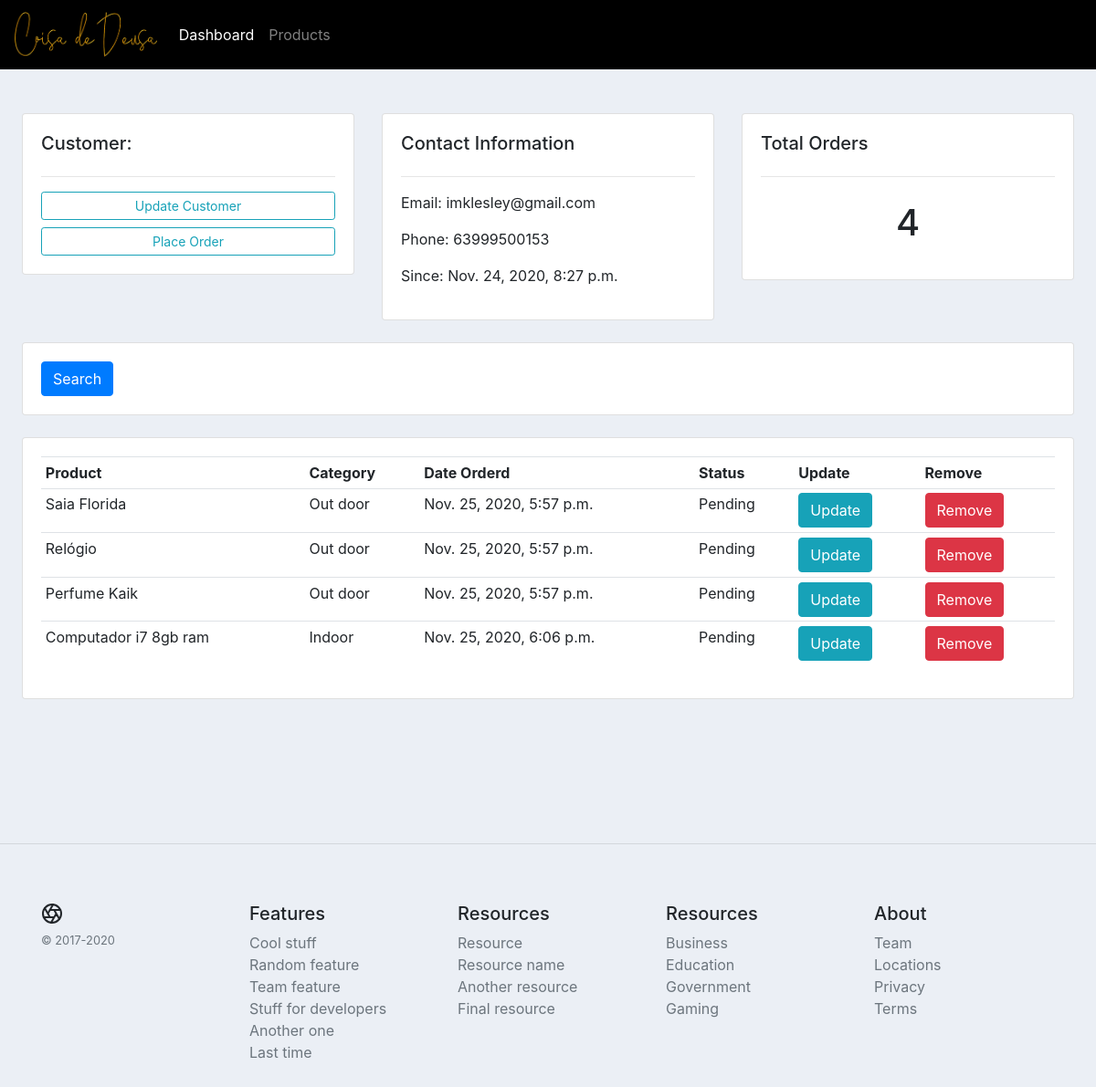
Before: /accounts/customer/1/ with the older database file.
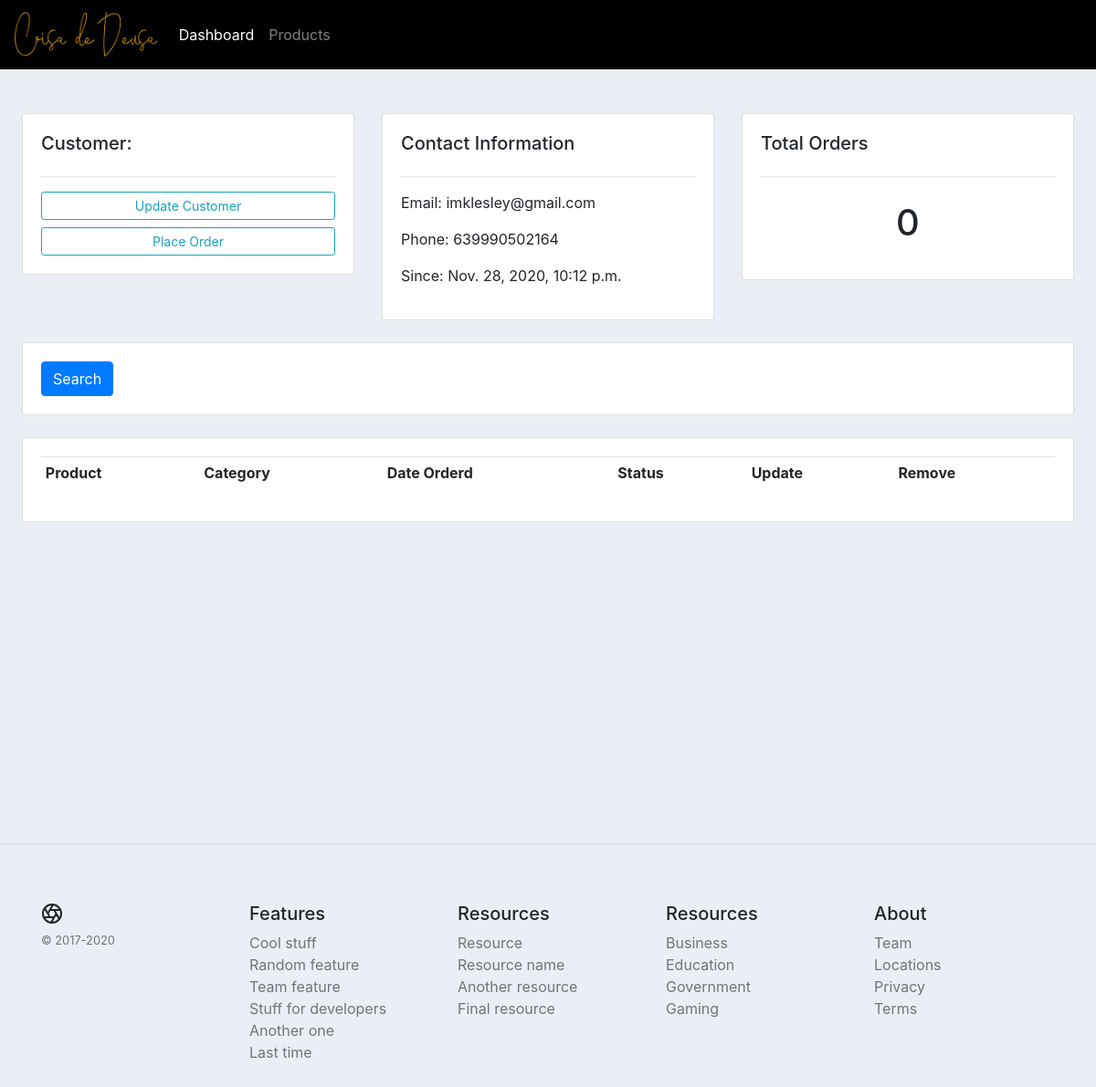
After: the same page with the newer database file.
### accounts/models.py (models this page shows, shortened)
class Customer(models.Model):
    name = models.CharField(max_length=200)
    phone = models.CharField(max_length=20)
    email = models.EmailField(max_length=200)
    date_created = models.DateTimeField(auto_now_add=True)

class Order(models.Model):
    STATUS = [
        ('Waiting for Payment','Waiting for Payment'),
        ('Preparation', 'Preparation'),
        ('Out for delivery', 'Out for delivery'),
        ('Delivered', 'Delivered')
    ]
    customer = models.ForeignKey(Customer, null=True, on_delete=models.SET_NULL)
    product = models.ForeignKey(Product, null=True, on_delete=models.SET_NULL)
    status = models.CharField(max_length=255, choices=STATUS, default=STATUS[0],null=True,)
    date_created = models.DateTimeField(auto_now_add=True,null=True)

class Product(models.Model):
    CATEGORY = [('Indoor', 'Indoor'), ('Out door', 'Out door')]
    name = models.CharField(max_length=255, null=True)
    price = models.DecimalField(max_digits=7, decimal_places=2)
    category = models.CharField(max_length=200, choices=CATEGORY)
    description = models.TextField(help_text='Sua descrição vem aqui', blank=True)
    quantity_available = models.PositiveIntegerField(default=0, )
    date_created = models.DateTimeField(auto_now_add=True)
    tags = models.ManyToManyField(Tag)

### accounts/views.py (the view)
# urls.py: path('customer/<str:pk>/', views.customer, name='customer'),
def customer(request, pk):
    context = {}
    user = get_object_or_404(Customer, pk=pk)
    orders = user.order_set.all()
    context['customer'] = user
    context['orders'] = orders
    return render(request, 'accounts/customer.html', context)

### accounts/templates/accounts/customer.html (shortened to what this page needs)
{% extends 'base.html' %}
{% block content %}
    <br>
    <div class="row">
        <div class="col-md">
            <div class="card card-body">
                <h5>Customer:</h5>
                <hr>
                <a class="btn btn-outline-info  btn-sm btn-block" href="">Update Customer</a>
                <a class="btn btn-outline-info  btn-sm btn-block" href="{% url 'create_many_orders' customer.id %}">Place
                    Order</a>
            </div>
        </div>
        <div class="col-md">
            <div class="card card-body">
                <h5>Contact Information</h5>
                <hr>
                <p>Email: {{ customer.email }} </p>
                <p>Phone: {{ customer.phone }} </p>
                <p>Since: {{ customer.date_created }} </p>
            </div>
        </div>
        <div class="col-md">
            <div class="card card-body">
                <h5>Total Orders</h5>
                <hr>
                <h1 style="text-align: center;padding: 10px">
                    {{ customer.order_set.all.count }}
                </h1>
            </div>
        </div>
    </div>
    <br>
    <div class="row">
        <div class="col">
            <div class="card card-body">
                <form method="get">
                    <button class="btn btn-primary" type="submit">Search</button>
                </form>
            </div>
        </div>
    </div>
    <br>
    <div class="row">
        <div class="col-md">
            <div class="card card-body">
                <table class="table table-sm">
                    <tr>
                        <th>Product</th>
                        <th>Category</th>
                        <th>Date Orderd</th>
                        <th>Status</th>
                        <th>Update</th>
                        <th>Remove</th>
                    </tr>
                    {% for order in orders %}
                        <tr>
                            <td>{{ order.product.name }}</td>
                            <td>{{ order.product.category }}</td>
                            <td>{{ order.date_created }}</td>
                            <td>{{ order.status }}</td>
                            <td><a class="btn btn-info" href="{% url 'update_order' order.id %}">Update</a></td>
                            <td><a class="btn btn-danger" href="{% url 'delete_order' order.id %}">Remove</a></td>
                        </tr>
                    {% endfor %}
                </table>
            </div>
        </div>
    </div>
{% endblock %}

Changed rows visible on the page:
removed Order: product.name "Saia Florida", product.category "Out door", date_created "Nov. 25, 2020, 5:57 p.m.", status "Pending"
removed Order: product.name "Relógio", product.category "Out door", date_created "Nov. 25, 2020, 5:57 p.m.", status "Pending"
removed Order: product.name "Perfume Kaik", product.category "Out door", date_created "Nov. 25, 2020, 5:57 p.m.", status "Pending"
removed Order: product.name "Computador i7 8gb ram", product.category "Indoor", date_created "Nov. 25, 2020, 6:06 p.m.", status "Pending"
changed Customer "imklesley@gmail.com": phone "63999500153" → "639990502164"; date_created "Nov. 24, 2020, 8:27 p.m." → "Nov. 28, 2020, 10:12 p.m."; order_set.all.count "4" → "0"
